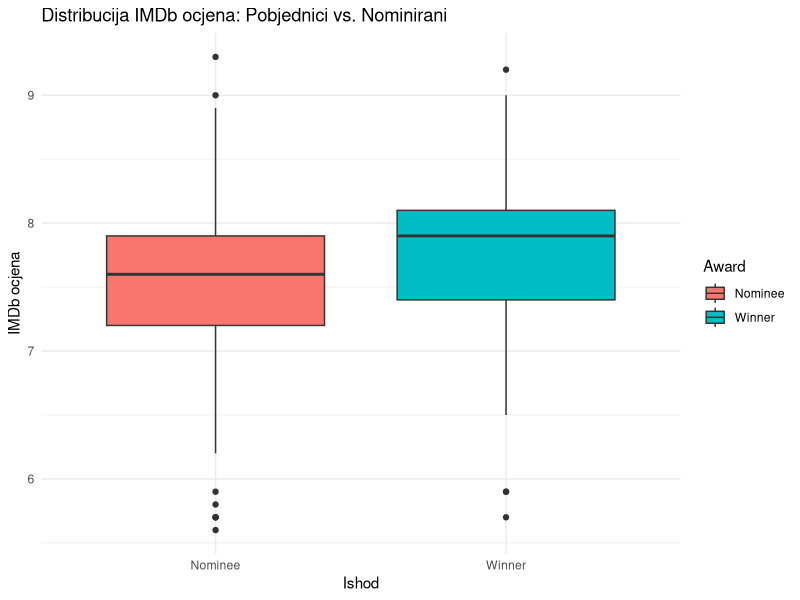
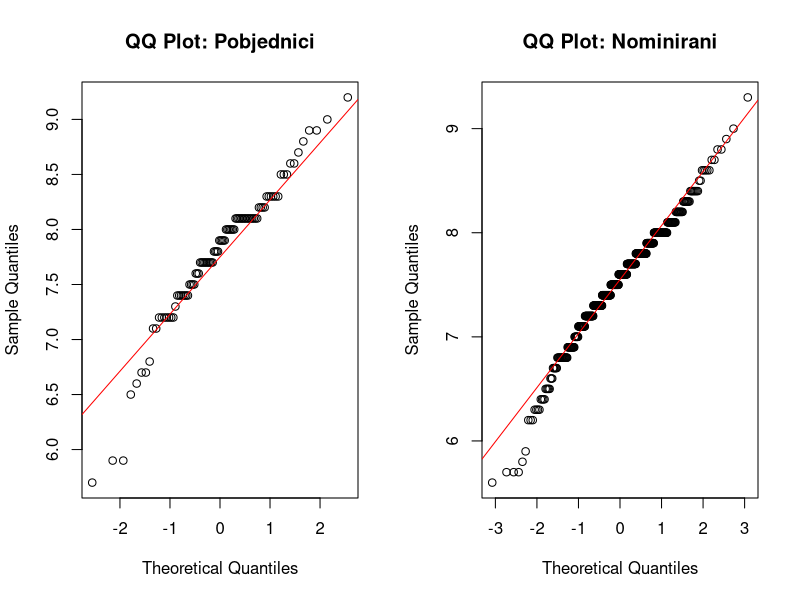
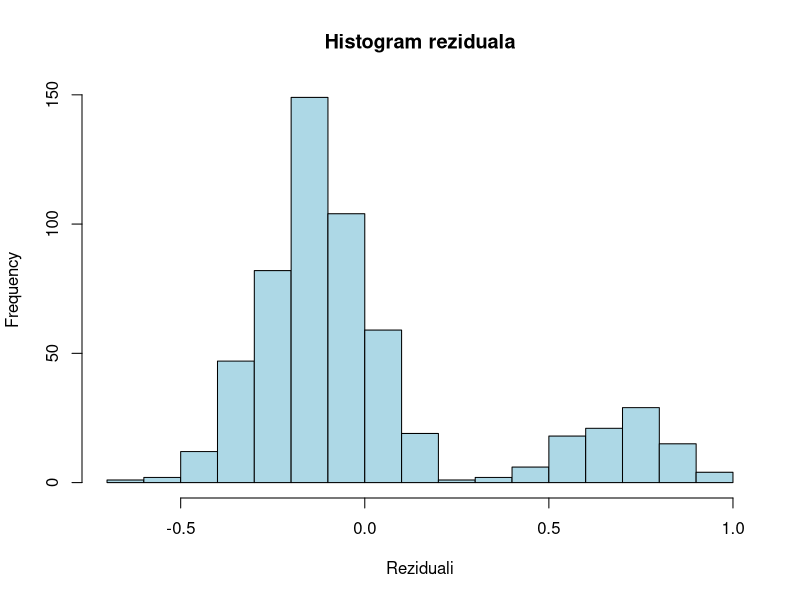
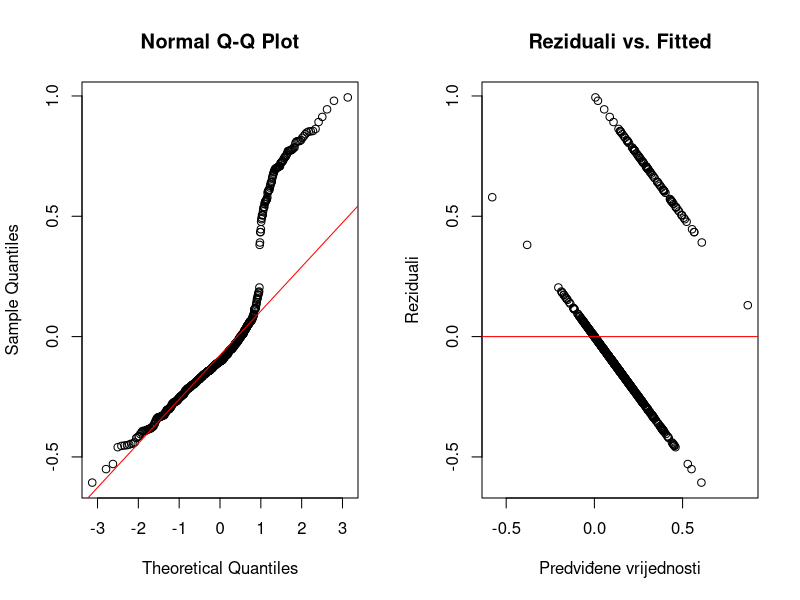

These charts were generated, in order, by the following R code:
## ---- chunk 1
library(dplyr)
library(ggplot2)
knitr::opts_chunk$set(echo = TRUE)
## ---- chunk 2
oscars <- read.csv2("oscars_dataset.csv")
# glimpse(oscars)
## ---- chunk 3
oscars <- oscars %>%
  mutate(
    IMDB.Rating = as.numeric(IMDB.Rating),
    IMDB.Votes = as.numeric(gsub(",", "", IMDB.Votes)),
    Movie.Time = as.numeric(Movie.Time),
    Year = as.numeric(Year.of.Release),
    IsWinner = ifelse(Award == "Winner", 1, 0),
    GenreGroup = ifelse(Main.Genre %in% c("Action", "Adventure", "Biography", "Comedy", "Crime", "Drama"),
                        Main.Genre, "Other")
  ) %>%
  filter(complete.cases(IMDB.Rating, IMDB.Votes, Movie.Time, Year, GenreGroup))

# Pretvorba u faktore
oscars$GenreGroup <- factor(oscars$GenreGroup)
oscars$Award <- factor(oscars$Award, levels = c("Nominee", "Winner"))
## ---- chunk 4
stats_rating <- oscars %>% 
  group_by(Award) %>% 
  summarise(
    Mean = mean(IMDB.Rating),
    Median = median(IMDB.Rating),
    SD = sd(IMDB.Rating),
    IQR = IQR(IMDB.Rating),
    Count = n()
  )

print(stats_rating)
## ---- chunk 5
ggplot(oscars, aes(x = Award, y = IMDB.Rating, fill = Award)) +
  geom_boxplot() +
  labs(
    x = "Ishod",
    y = "IMDb ocjena",
    title = "Distribucija IMDb ocjena: Pobjednici vs. Nominirani"
  ) +
  theme_minimal()
## ---- chunk 6
par(mfrow=c(1,2))
qqnorm(oscars$IMDB.Rating[oscars$Award == "Winner"], main = "QQ Plot: Pobjednici")
qqline(oscars$IMDB.Rating[oscars$Award == "Winner"], col = "red")

qqnorm(oscars$IMDB.Rating[oscars$Award == "Nominee"], main = "QQ Plot: Nominirani")
qqline(oscars$IMDB.Rating[oscars$Award == "Nominee"], col = "red")
par(mfrow=c(1,1))
## ---- chunk 7
var.test(IMDB.Rating ~ Award, data = oscars)
## ---- chunk 8
t.test(IMDB.Rating ~ Award, data = oscars, var.equal = TRUE)
## ---- chunk 9
genre_table <- table(oscars$GenreGroup, oscars$Award)
addmargins(genre_table)

chisq.test(genre_table)
## ---- chunk 10
cor(oscars[, c("IMDB.Rating", "IMDB.Votes", "Movie.Time", "Year")])
## ---- chunk 11
model_full <- lm(IsWinner ~ IMDB.Rating + log(IMDB.Votes) + Movie.Time + Year + GenreGroup, 
                 data = oscars)

summary(model_full)
## ---- chunk 12
hist(model_full$residuals, 
     main = "Histogram reziduala", 
     xlab = "Reziduali", 
     col = "lightblue", 
     breaks = 20)
## ---- chunk 13
par(mfrow=c(1,2))
qqnorm(model_full$residuals)
qqline(model_full$residuals, col = "red")

plot(model_full$fitted.values, model_full$residuals,
     main = "Reziduali vs. Fitted",
     xlab = "Predviđene vrijednosti",
     ylab = "Reziduali")
abline(h = 0, col = "red")
par(mfrow=c(1,1))
